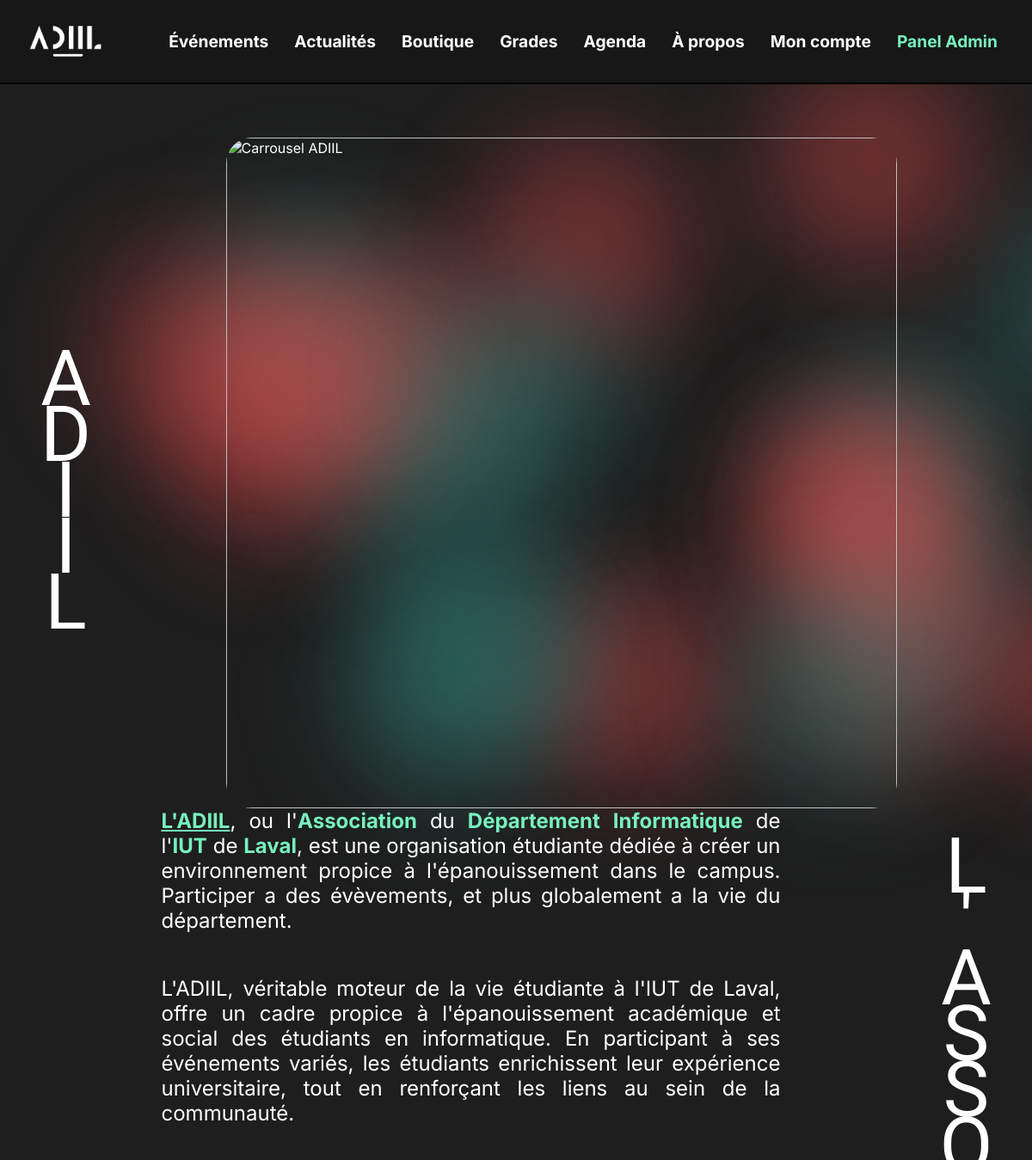
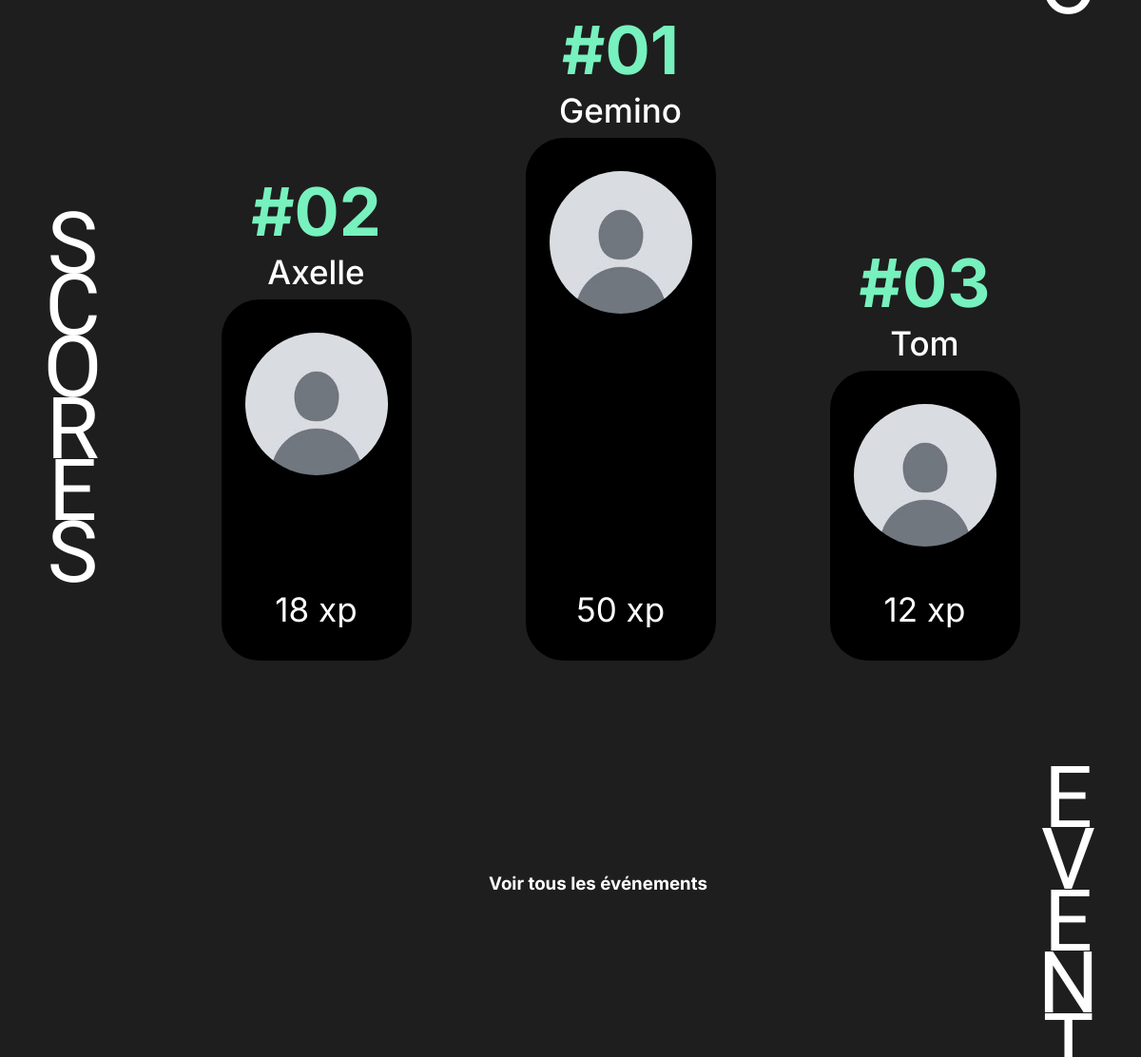
Screenshot of /accueil (signed in) with the database file from the repository (2 pictures, top to bottom).
### tables this page shows
CREATE TABLE MEMBRE(
                       id_membre INT AUTO_INCREMENT,
                       nom_membre VARCHAR(100) NOT NULL,
                       prenom_membre VARCHAR(100) NOT NULL,
                       email_membre VARCHAR(100) NOT NULL,
                       password_membre VARCHAR(100) NOT NULL,
                       xp_membre INT NOT NULL DEFAULT 0,
                       discord_token_membre VARCHAR(500),
                       pp_membre VARCHAR(500) NOT NULL,
                       tp_membre VARCHAR(3),
                       PRIMARY KEY(id_membre)
);

### src/Controller/ControllerHeader.php (called while the page is built, shortened)
<?php
$isUserLoggedIn = isset($_SESSION['userid']);
$isAdmin = isset($_SESSION['isAdmin']) && $_SESSION['isAdmin'];
$currentPage = $page ?? ($_GET['page'] ?? 'accueil');
function isActive($currentPage, array $pages)
{
    return in_array($currentPage, $pages, true) ? 'header-link-active' : '';
}
require_once __DIR__ . '/../View/Template/header.php';

### src/Controller/ControllerAccueil.php (called while the page is built, shortened)
<?php
require_once __DIR__ . '/../Model/ModelAccueil.php';
$db = new DB();
$podium = getHomePodium($db);
require_once __DIR__ . '/../View/accueil.php';

### src/Model/database.php (called while the page is built, shortened)
<?php
class DB
{
    private $host = 'localhost';
    private $port = '3306';
    private $db = 'sae';
    private $db_user = 'root';
    private $db_pass = '';
    public function connect()
    {
        $conn = new mysqli($this->host, $this->db_user, $this->db_pass, $this->db, $this->port);
        $conn->set_charset("utf8mb4");
        return $conn;
    }
    public function select($sql, $types = "", $args = [])
    {
        $conn = $this->connect();
        $stmt = $conn->prepare($sql);
        if (!empty($types))
        {
            $stmt->bind_param($types, ...$args);
        }
        $stmt->execute();
        $result = $stmt->get_result();
        $data = $result->fetch_all(MYSQLI_ASSOC);
        return $data;
    }
}
?>

### src/Model/ModelAccueil.php (called while the page is built, shortened)
<?php
require_once __DIR__ . '/database.php';
function getHomePodium($db)
{
    return $db->select(
        "SELECT prenom_membre, xp_membre, pp_membre FROM MEMBRE ORDER BY xp_membre DESC LIMIT 3;"
    );
}

### src/View/accueil.php (the view, shortened to what this page needs)
<!DOCTYPE html>
<html lang="fr">
<head>
    <link rel="stylesheet" href="<?php echo $base; ?>public/styles/index_style.css">
    <link rel="stylesheet" href="<?php echo $base; ?>public/styles/general_style.css">
    <link rel="stylesheet" href="<?php echo $base; ?>public/styles/header_style.css">
    <link rel="stylesheet" href="<?php echo $base; ?>public/styles/footer_style.css">
    <link rel="stylesheet" href="<?php echo $base; ?>public/styles/bubble.css">
</head>
<body id="index" class="body_margin">
    <div id="page-container">
        <section>
            <h2 class="titre_vertical"> ADIIL</h2>
            <div id="index_carrousel">
                <img src= "<?php echo $base; ?>public/assets/photo_accueil_BDE.png" alt="Carrousel ADIIL">
            </div>
        </section>
        <section>
            <div class="paragraphes">
                <p>
                    <b class="underline">L'ADIIL</b>, ou l'<b>Association</b> du <b>Département</b> <b>Informatique</b>
                    de l'<b>IUT</b> de <b>Laval</b>,
                    est une organisation étudiante dédiée à créer un environnement propice à l'épanouissement dans le
                    campus.
                    Participer a des évèvements, et plus globalement a la vie du département.
                </p>
                <p>
                    L'ADIIL, véritable moteur de la vie étudiante à l'IUT de Laval,
                    offre un cadre propice à l'épanouissement académique et social des étudiants en informatique.
                    En participant à ses événements variés, les étudiants enrichissent leur expérience universitaire,
                    tout en renforçant les liens au sein de la communauté.
                </p>
            </div>
            <h2 class="titre_vertical">L'ASSO</h2>
        </section>
        <section>
            <h2 class="titre_vertical">SCORES</h2>
            <div id="podium">
                <?php foreach ([2,1,3] as $member_number):
                $pod = $podium[$member_number-1];
                ?>
                <div class="podium_unit">
                    <h3>#0<?php echo $member_number; ?></h3>
                    <h4><?php echo $pod['prenom_membre'];?></h4>
                    <div>
                        <?php if($pod['pp_membre'] == null):?>
                            <img src="<?php echo $base; ?>public/admin/ressources/default_images/user.jpg" alt="Profile Picture" class="profile_picture">
                        <?php else:?>
                            <img src="<?php echo $base; ?>public/api/files/<?php echo $pod['pp_membre'];?>" alt="Profile Picture" class="profile_picture">
                        <?php endif?>
                        <span class="xp-value <?php echo $pod['xp_size_class'] ?? 'xp-size-default'; ?>"><?php echo $pod['xp_membre']; ?> xp</span>
                    </div>
                </div>
                <?php endforeach; ?>
            </div>
        </section>
        <section>
            <div class="events-display">
                <h3><a href="<?php echo $base; ?>events">Voir tous les événements</a></h3>
            </div>
            <h2 class="titre_vertical">EVENT</h2>
        </section>
    </div>
</body>
</html>

### index.php (shortened to what this page needs)
<?php
require_once __DIR__ . '/src/Model/database.php';
$base = $_ENV['BASE_URL'] ?? '/';
$page = $_GET['page'] ?? 'accueil';
$isAdmin = ($page === 'admin' || $page === 'admin_panel');
$isApi = str_starts_with($page, 'api_') || in_array($page, ['logout', 'item.php', 'cart.php', 'add_media', 'delete_media']);
if (!$isAdmin && !$isApi) {
    require_once __DIR__ . '/src/Controller/ControllerHeader.php';
}
switch ($page) {
    case 'accueil':
        require_once __DIR__ . '/src/Controller/ControllerAccueil.php';
        break;
}
?>

### src/View/Template/header.php (shortened to what this page needs)
<header>
    <a id="accueil" href="<?php echo $base; ?>accueil">
        <img src="<?php echo $base; ?>public/assets/logo.png" alt="Logo de l'ADIIL">
    </a>
    <nav id="header-nav">
        <ul>
            <li>
                <a class="<?php echo isActive($currentPage, ['events', 'event_details', 'event_subscription']); ?>" href="<?php echo $base; ?>events">Événements</a>
            </li>
            <li>
                <a class="<?php echo isActive($currentPage, ['news', 'news_details']); ?>" href="<?php echo $base; ?>news">Actualités</a>
            </li>
            <li>
                <a class="<?php echo isActive($currentPage, ['shop', 'cart', 'order']); ?>" href="<?php echo $base; ?>shop">Boutique</a>
            </li>
            <li>
                <a class="<?php echo isActive($currentPage, ['grade', 'grade_subscription']); ?>" href="<?php echo $base; ?>grade">Grades</a>
            </li>
            <?php if ($isUserLoggedIn): ?>
                <li>
                    <a class="<?php echo isActive($currentPage, ['agenda']); ?>" href="<?php echo $base; ?>agenda">Agenda</a>
                </li>
            <?php endif; ?>
            <li>
                <a class="<?php echo isActive($currentPage, ['about']); ?>" href="<?php echo $base; ?>about">À propos</a>
            </li>
            <?php if ($isUserLoggedIn): ?>
                <li>
                    <a class="<?php echo isActive($currentPage, ['account']); ?>" href="<?php echo $base; ?>account">Mon compte</a>
                </li>
                <?php if ($isAdmin): ?>
                  <li>
                      <a id="header_admin" class="<?php echo isActive($currentPage, ['admin', 'admin_panel']); ?>" href="<?php echo $base; ?>admin">Panel Admin</a>
                  </li>
                <?php endif; ?>
            <?php else: ?>
                <li>
                    <a class="<?php echo isActive($currentPage, ['login', 'signin']); ?>" href="<?php echo $base; ?>login">Se connecter</a>
                </li>
            <?php endif; ?>
        </ul>
    </nav>
</header>

### public/styles/index_style.css (style rules this page uses)
#index section { display: flex; height: fit-content; align-items: stretch }
.titre_vertical { font-family: "Koulen","Inter", sans-serif; width: fit-content; writing-mode: vertical-lr; text-orientation: upright; letter-spacing: -40px; font-weight: 500; font-size: 90px; text-align: center; }
#index_carrousel { align-self: center; margin: auto; }
#index_carrousel img { border-radius: 30px; width : 65vw; }
.paragraphes p { margin-bottom: 50px; width: 60vw; text-align: justify; }
.paragraphes { align-self: center; margin: auto; }
.paragraphes b { color: rgb(119, 241, 190); }
#podium { margin: auto auto 8% auto; display: flex; justify-content: space-around; align-items: flex-end; flex-wrap: wrap; gap: 10vw; }
.podium_unit { display: flex; flex-direction: column; width: 200px; min-width: 0; text-wrap: nowrap; white-space: nowrap; overflow: hidden; text-overflow: ellipsis; text-align: center; }
.podium_unit h3 { font-size: 70px; color : rgb(119, 241, 190); width: inherit; }
.podium_unit h4 { font-weight: 500; font-size: 35px; margin-bottom: 4%; width: inherit; }
.podium_unit > div { padding-top: 35px; padding-bottom: 35px; background-color: #000000; border-radius: 40px; display: flex; flex-direction: column; align-items: center; justify-content: space-between; font-size: 35px; width: inherit; }
.xp-value { display: block; max-width: 100%; overflow: hidden; text-overflow: ellipsis; white-space: nowrap; line-height: 1.1; }
.xp-size-default { font-size: 35px; }
.podium_unit:nth-child(1) > div { height: 380px; }
.podium_unit:nth-child(2) > div { height: 550px; }
.podium_unit:nth-child(3) > div { height: 305px; }
.profile_picture { width: 150px; height: 150px; object-fit: cover; border-radius: 100%; font-size: 10px; text-align: center; white-space: wrap; }
.events-display { width: 100%; transform: translateX(calc(163px/2)); display: flex; align-items: center; flex-direction: column; justify-content: space-evenly; }
.events-display > h3 { margin-bottom: 5vh; }

### public/styles/general_style.css (style rules this page uses)
* { box-sizing: border-box; padding: 0; margin: 0; z-index: 2; }
html { font-family: "Inter", sans-serif; color: white; background-color: #1e1e1e; margin-top: 20vh; }
body { display: flex; flex-direction: column; min-height: 100vh; }
.body_margin > *:not(header):not(footer) { margin-right: 2vw; margin-left: 2vw; flex: 1; }
p { font-size: 1.5em; }
a { color: inherit; text-decoration: none; }
.underline { text-decoration: underline; }

### public/styles/header_style.css (style rules this page uses)
header { display: flex; flex-direction: row; justify-content: space-between; align-items: center; position: fixed; background-color: rgb(23, 23, 23); border-bottom: 2px solid black; width: 100%; height: 98px; top:0; right:0; margin-bottom: 11.69vh; z-index: 999; padding: 0px 30px; }
nav { width: 100%; height: 100%; }
header nav ul { display: flex; flex-direction: row; justify-content: flex-end; align-items: center; width: 100%; height: 100%; margin: 0px; padding: 0px; list-style-type: none; gap: 10px; }
header a:not(#accueil) { font-family: 'Inter', serif; font-weight: bold; font-size: 1.2em; border-radius: 10px; transition-duration: 0.2s; padding: 10px; text-align: center; }
#accueil { height: 40px; }
#accueil img { margin: 0px; padding: 0px; height: 100%; }
#header_admin { font-size: 15px; color: rgb(119, 241, 190); }

### public/styles/bubble.css (style rules this page uses)
html { overflow-x: hidden; }

### rows the page displays
membre: member_number "2", prenom_membre "Axelle", pp_membre (placeholder picture), xp_membre "18"
membre: member_number "1", prenom_membre "Gemino", pp_membre (placeholder picture), xp_membre "50"
membre: member_number "3", prenom_membre "Tom", pp_membre (placeholder picture), xp_membre "12"
